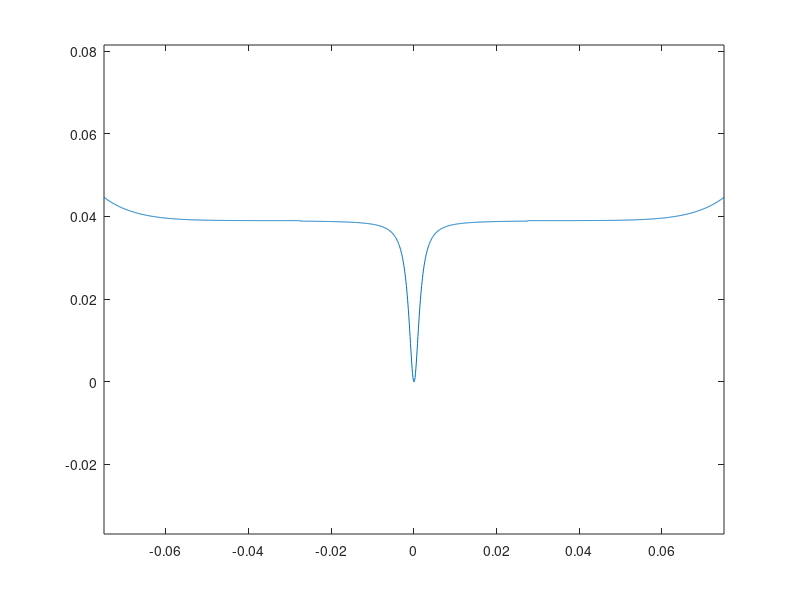

Write MATLAB code to recreate this figure. (Note: this script raises an error after producing the figure.)
x = linspace(-0.075, 0.075, 1500);


y = zeros(size(x));

figure(1)
clf

for i=1:length(x)
    X = x(i);
    if X < -0.0275 || X > 0.0275
          y(i)=(1E9 .* X .^ 10) + 0.039;
      end
      if X >= -0.0275 && X <= 0.0275
          y(i) = ((-1 * ((0.039^5) / (X.^2 + 0.039^(4))))) + 0.039;
      end  
end








plot(x, y)
axis equal
z = zeros(size(x));

data = table(x', y', z');

writetable(data, "data.txt")